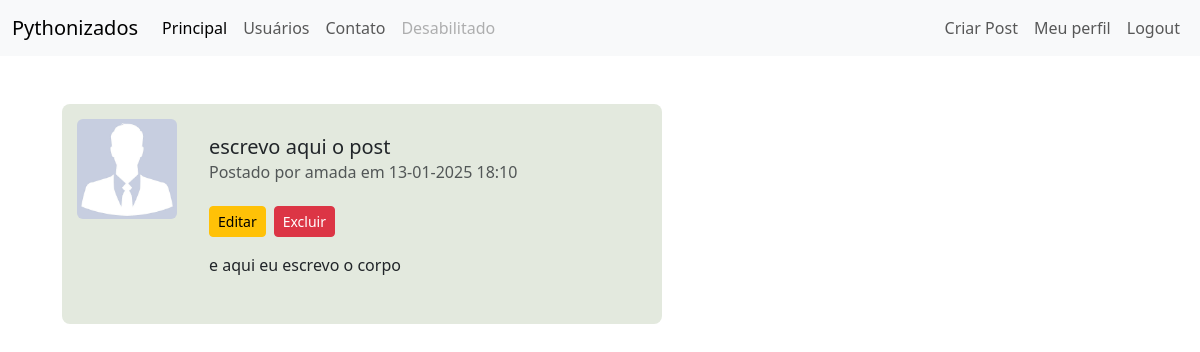
Page /postagens/1 (signed in) on the committed database.
### comunidade/models.py (models this page shows)
class Usuario(database.Model, UserMixin): # UserMixin serve para poder reutilizar
    id = database.Column(database.Integer, primary_key=True)
    username = database.Column(database.String, nullable=False, unique=True)
    email = database.Column(database.String, nullable=False, unique=True)
    senha = database.Column(database.String, nullable=False)
    foto_perfil = database.Column(database.String, default='default.jpg')
    posts = database.relationship('Post', backref='autor', lazy=True)
    cursos = database.Column(database.String, nullable=False, default='Não informado')

class Post(database.Model):
    id = database.Column(database.Integer, primary_key=True)
    titulo = database.Column(database.String, nullable=False)
    corpo = database.Column(database.Text, nullable=False)
    data_criacao = database.Column(database.DateTime, nullable=False, default=datetime.now())
    id_usuario = database.Column(database.Integer, database.ForeignKey('usuario.id'), nullable=False)

### comunidade/routes.py (the view, shortened to what this page needs)
@app.route('/postagens/<int:post_id>', methods=['GET', 'POST'])
@login_required
def exibir_post(post_id):
    post = Post.query.get_or_404(post_id)
    usuario = Usuario.query.get(post.id_usuario)
    foto_usuario = usuario.foto_perfil if usuario else 'default.jpg'
    form = PostForm(obj=post)
    return render_template('post.html', post=post, usuario=usuario, foto_usuario=foto_usuario, form=form)

### comunidade/models.py (called while the page is built)
@login_manager.user_loader # aceno ao login_manager que a função abaixo é a que carrega o usuário
def load_user(user_id):
    return Usuario.query.get(int(user_id))

### comunidade/templates/post.html (shortened to what this page needs)
{% extends 'base.html' %}
{% block body %}
<div class="container mt-5">
    <div class="card mt-3" style="max-width: 700px; background-color: #e3e9de; padding: 15px; border-radius: 8px;">
        <div class="d-flex align-items-start">
            <div class="me-3">
                <img src="{{ url_for('static', filename='fotos_perfil/' + foto_usuario) }}"
                     alt="Imagem do usuário" class="rounded" width="100" height="100">
            </div>
            <div class="w-100">
                <div class="card-body">
                    <h5 class="card-title">{{ post.titulo }}</h5>
                    <h6 class="card-subtitle mb-2 text-muted">
                        Postado por {{ usuario.username }} em {{ post.data_criacao.strftime('%d-%m-%Y %H:%M') }}
                    </h6>
                    {% if current_user.id == post.id_usuario %}
                    <div class="d-flex gap-2 mt-4">
                        <button class="btn btn-warning btn-sm" onclick="mostrarFormulario()">Editar</button>
                        <button class="btn btn-danger btn-sm" data-bs-toggle="modal" data-bs-target="#confirmModal">
                            Excluir
                        </button>
                    </div>
                    {% endif %}
                    <p class="card-text mt-3">{{ post.corpo }}</p>
                </div>
            </div>
        </div>
    </div>
</div>
{% endblock %}

### comunidade/static/css/perfil.css (style rules this page uses)
.card { width: 600px; margin-left: 20px; border: none; border-radius: 10px; background-color: #fff; padding: 20px; }

### rows in the picture
Usuario: foto_perfil (placeholder picture), username "amada"
Post: titulo "escrevo aqui o post", data_criacao "13-01-2025 18:10", corpo "e aqui eu escrevo o corpo"
